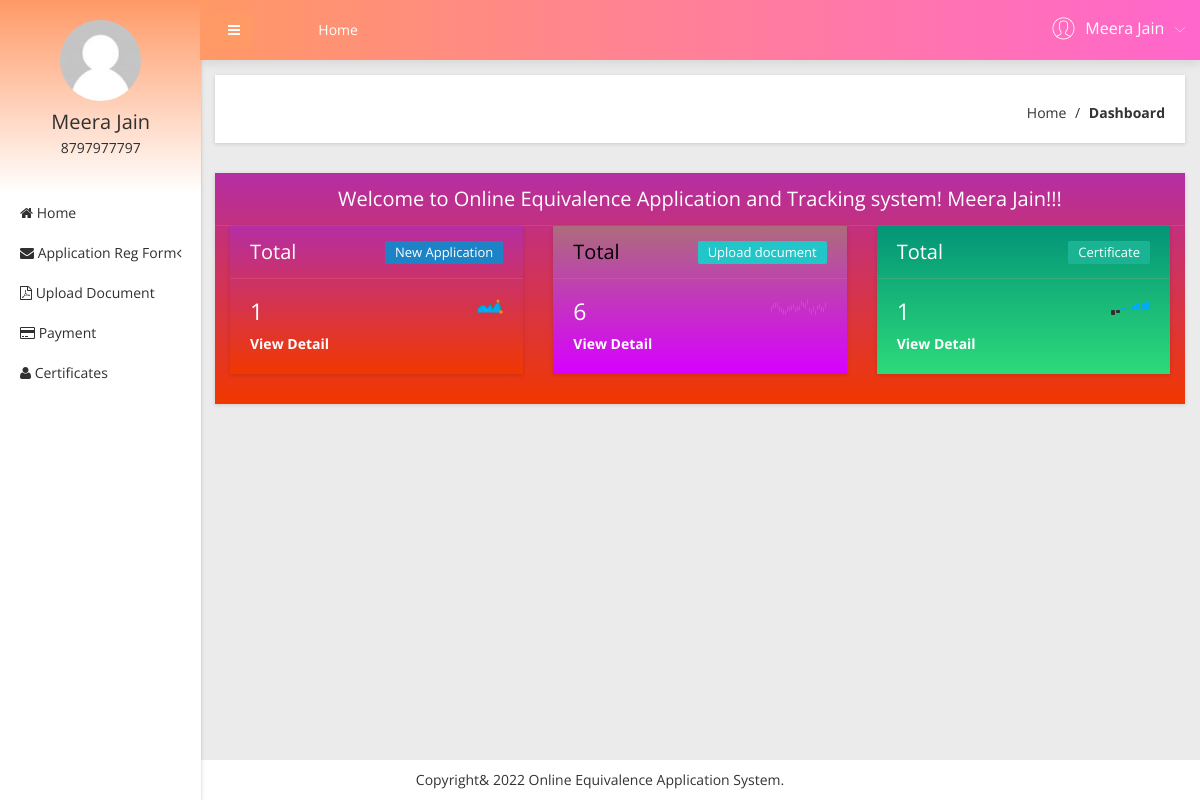
The app's page /user/dashboard.php (signed in) with its own data.
### tables this page shows
CREATE TABLE `tbluser` (
  `ID` int(10) NOT NULL,
  `FirstName` varchar(200) DEFAULT NULL,
  `LastName` varchar(200) DEFAULT NULL,
  `MobileNumber` bigint(10) DEFAULT NULL,
  `Address` mediumtext DEFAULT NULL,
  `Password` varchar(200) NOT NULL,
  `RegDate` timestamp NULL DEFAULT current_timestamp()
);

### user/dashboard.php (the view, shortened to what this page needs)
<?php
include('includes/dbconnection.php');
if (strlen($_SESSION['obcsuid']==0)) {
  header('location:logout.php');
  } else{
  ?>
<!doctype html>
<html class="no-js" lang="en">
<head>
    <link rel="stylesheet" href="css/bootstrap.min.css">
    <link rel="stylesheet" href="css/font-awesome.min.css">
    <link rel="stylesheet" href="css/adminpro-custon-icon.css">
    <link rel="stylesheet" href="css/meanmenu.min.css">
    <link rel="stylesheet" href="css/jquery.mCustomScrollbar.min.css">
    <link rel="stylesheet" href="css/animate.css">
    <link rel="stylesheet" href="css/jvectormap/jquery-jvectormap-2.0.3.css">
    <link rel="stylesheet" href="css/data-table/bootstrap-table.css">
    <link rel="stylesheet" href="css/data-table/bootstrap-editable.css">
    <link rel="stylesheet" href="css/normalize.css">
    <link rel="stylesheet" href="css/c3.min.css">
    <link rel="stylesheet" href="style.css">
    <link rel="stylesheet" href="css/responsive.css">
</head>
<body class="materialdesign">
    <div class="wrapper-pro">
      <?php include_once('includes/sidebar.php');?>
       <?php include_once('includes/header.php');?>
            <div class="breadcome-area mg-b-30 small-dn">
                <div class="container-fluid">
                    <div class="row">
                        <div class="col-lg-12">
                            <div class="breadcome-list map-mg-t-40-gl shadow-reset">
                                <div class="row">
                                    <div class="col-lg-12">
                                        <ul class="breadcome-menu">
                                            <li><a href="dashboard.php">Home</a> <span class="bread-slash">/</span>
                                            </li>
                                            <li><span class="bread-blod">Dashboard</span>
                                            </li>
                                        </ul>
                                    </div>
                                </div>
                            </div>
                        </div>
                    </div>
                </div>
            </div>
            <div class="income-order-visit-user-area">
                <div class="container-fluid">
                    <div class="row">
                        <div class="col-lg-12">
                            <div class="income-dashone-total income-monthly shadow-reset nt-mg-b-30">
                                <div class="income-title">
                                    <div class="main-income-head">
                                       <?php
$uid=$_SESSION['obcsuid'];
$sql="SELECT FirstName,LastName,MobileNumber from  tbluser where ID=:uid";
$query = $dbh -> prepare($sql);
$query->bindParam(':uid',$uid,PDO::PARAM_STR);
$query->execute();
$results=$query->fetchAll(PDO::FETCH_OBJ);
$cnt=1;
if($query->rowCount() > 0)
{
foreach($results as $row)
{               ?>
                                        <div class="main-income-phara">
                                         <center> <h2>Welcome to Online Equivalence Application and Tracking system! <?php  echo $row->FirstName;?>  <?php  echo $row->LastName;?>!!!</h2></center>
                                        </div>
                                        <?php $cnt=$cnt+1;}} ?>
                                    </div>
                                </div>
                                <div class="income-order-visit-user-area">
                <div class="container-fluid">
                    <div class="row">
                        <div class="col-lg-4">
                             <?php
$sql ="SELECT ID from tblapplication where Status is null ";
$query = $dbh -> prepare($sql);
$query->execute();
$totalnewapp=$query->rowCount();
?>
                            <div class="income-dashone-total income-monthly shadow-reset nt-mg-b-30">
                                <div class="income-title">
                                    <div class="main-income-head">
                                        <h2>Total</h2>
                                        <div class="main-income-phara">
                                        <a href="fill-birthregform.php">
                                  <p>New Application</p></a>
                                        </div>
                                    </div>
                                </div>
                                <div class="income-dashone-pro">
                                    <div class="income-rate-total">
                                        <div class="price-adminpro-rate">
                                            <h3><span class="counter"><?php echo htmlentities($totalnewapp);?></span></h3>
                                        </div>
                                        <div class="price-graph">
                                            <span id="sparkline1"></span>
                                        </div>
                                    </div>
                                    <div class="income-range">
                                        <a class="block text-center" href="view-birthregform.php"><strong style="color:white">View Detail</strong></a>
                                    </div>
                                </div>
                            </div>
                        </div>
                        <div class="col-lg-4">
                            <?php
$sql ="SELECT ID from tblapplication where Status='Verified' ";
$query = $dbh -> prepare($sql);
$query->execute();
$totalverapp=$query->rowCount();
?>
                            <div class="income-dashone-total orders-monthly shadow-reset nt-mg-b-30">
                                <div class="income-title">
                                    <div class="main-income-head">
                                        <h2 style="color: black">Total</h2>
                                        <div class="main-income-phara order-cl">
                                            <p>Upload document</p>
                                        </div>
                                    </div>
                                </div>
                                <div class="income-dashone-pro">
                                    <div class="income-rate-total">
                                        <div class="price-adminpro-rate">
                                            <h3><span class="counter"><?php echo htmlentities($totalverapp);?></span></h3>
                                        </div>
                                        <div class="price-graph">
                                            <span id="sparkline6"></span>
                                        </div>
                                    </div>
                                    <div class="income-range order-cl">
                                        <a class="block text-center" href="#"><strong style="color:white">View Detail</strong></a>
                                    </div>
                                </div>
                            </div>
                        </div>
                        <div class="col-lg-4">
                            <?php
$sql ="SELECT ID from tblapplication where Status='Rejected' ";
$query = $dbh -> prepare($sql);
$query->execute();
$totalrejapp=$query->rowCount();
?>
                            <div class="income-dashone-total visitor-monthly shadow-reset nt-mg-b-30">
                                <div class="income-title">
                                    <div class="main-income-head">
                                        <h2>Total</h2>
                                        <div class="main-income-phara visitor-cl">
                                            <p>Certificate</p>
                                        </div>
                                    </div>
                                </div>
                                <div class="income-dashone-pro">
                                    <div class="income-rate-total">
                                        <div class="price-adminpro-rate">
                                            <h3><span class="counter"><?php echo htmlentities($totalrejapp);?></span></h3>
                                        </div>
                                        <div class="price-graph">
                                            <span id="sparkline2"></span>
                                        </div>
                                    </div>
                                    <div class="income-range visitor-cl">
                                        <a class="block text-center" href="certificates-list.php"><strong style="color:white">View Detail</strong></a>
                                    </div>
                                </div>
                            </div>
                        </div>
                    </div>
                </div>
            </div>
                            </div>
                        </div>
                    </div>
                </div>
            </div>
        </div>
    </div>
</body>
</html><?php }  ?>
<footer><?php include_once('includes/footer.php');?></footer>

### user/includes/sidebar.php (shortened to what this page needs)
        <?php
include('includes/dbconnection.php');
if (strlen($_SESSION['obcsuid']==0)) {
  header('location:logout.php');
  } else{
  ?>
  <div class="left-sidebar-pro">
            <nav id="sidebar">
                <div class="sidebar-header">
                     <?php
$uid=$_SESSION['obcsuid'];
$sql="SELECT FirstName,LastName,MobileNumber from  tbluser where ID=:uid";
$query = $dbh -> prepare($sql);
$query->bindParam(':uid',$uid,PDO::PARAM_STR);
$query->execute();
$results=$query->fetchAll(PDO::FETCH_OBJ);
$cnt=1;
if($query->rowCount() > 0)
{
foreach($results as $row)
{               ?>
                    <a href="#"><img src="img/message/avatar.jpg" alt="" />
                    </a>
                    <h3><?php  echo $row->FirstName;?>  <?php  echo $row->LastName;?></h3>
                    <p><?php  echo $row->MobileNumber;?></p><?php $cnt=$cnt+1;}} ?>
                </div>
                <div class="left-custom-menu-adp-wrap">
                    <ul class="nav navbar-nav left-sidebar-menu-pro">
                        <li class="nav-item">
                            <a href="dashboard.php" role="button" aria-expanded="false"><i class="fa big-icon fa-home"></i> <span class="mini-dn">Home</span> </a>
                        </li>
                        <li class="nav-item"><a href="#" data-toggle="dropdown" role="button" aria-expanded="false" class="nav-link dropdown-toggle"><i class="fa big-icon fa-envelope"></i> <span class="mini-dn">Application Reg Form</span> <span class="indicator-right-menu mini-dn"><i class="fa indicator-mn fa-angle-left"></i></span></a>
                        </li>
                        <li class="nav-item">
                            <a href="document.php" role="button" aria-expanded="false"><i class="fa big-icon fa-file-pdf-o"></i> <span class="mini-dn">Upload Document</span></a>
                        </li>
                        <li class="nav-item">
                            <a href="payment.php" role="button" aria-expanded="false"><i class="fa big-icon fa-credit-card"></i> <span class="mini-dn">Payment</span></a>
                        </li>
                       <li class="nav-item">
                            <a href="certificates-list.php" role="button" aria-expanded="false"><i class="fa big-icon fa-user"></i> <span class="mini-dn">Certificates</span> </a>
                        </li>
                    </ul>
                </div>
            </nav>
        </div><?php }  ?>

### user/includes/header.php (shortened to what this page needs)
       <?php
include('includes/dbconnection.php');
if (strlen($_SESSION['obcsuid']==0)) {
  header('location:logout.php');
  } else{
  ?>
 <div class="content-inner-all">
            <div class="header-top-area">
                <div class="fixed-header-top">
                    <div class="container-fluid">
                        <div class="row">
                            <div class="col-lg-1 col-md-6 col-sm-6 col-xs-12">
                                <button type="button" id="sidebarCollapse" class="btn bar-button-pro header-drl-controller-btn btn-info navbar-btn">
                                    <i class="fa fa-bars"></i>
                                </button>
                            </div>
                            <div class="col-lg-6 col-md-1 col-sm-1 col-xs-12">
                                <div class="header-top-menu tabl-d-n">
                                    <ul class="nav navbar-nav mai-top-nav">
                                        <li class="nav-item"><a href="dashboard.php" class="nav-link">Home</a>
                                        </li>
                                    </ul>
                                </div>
                            </div>
                            <div class="col-lg-5 col-md-5 col-sm-6 col-xs-12">
                                <div class="header-right-info">
                                    <ul class="nav navbar-nav mai-top-nav header-right-menu">
                                <?php
$uid=$_SESSION['obcsuid'];
$sql="SELECT FirstName,LastName,MobileNumber from  tbluser where ID=:uid";
$query = $dbh -> prepare($sql);
$query->bindParam(':uid',$uid,PDO::PARAM_STR);
$query->execute();
$results=$query->fetchAll(PDO::FETCH_OBJ);
$cnt=1;
if($query->rowCount() > 0)
{
foreach($results as $row)
{               ?>
                                        <li class="nav-item">
                                            <a href="#" data-toggle="dropdown" role="button" aria-expanded="false" class="nav-link dropdown-toggle">
                                                <span class="adminpro-icon adminpro-user-rounded header-riht-inf"></span>
                                                <span class="admin-name"><?php  echo $row->FirstName;?>  <?php  echo $row->LastName;?> </span>
                                                <span class="author-project-icon adminpro-icon adminpro-down-arrow"></span><?php $cnt=$cnt+1;}} ?>
                                            </a>
                                        </li>
                                    </ul>
                                </div>
                            </div>
                        </div>
                    </div>
                </div>
            </div><?php }  ?>

### records on screen
tbluser: FirstName "Meera", LastName "Jain", MobileNumber "8797977797"

### other values on screen
$totalnewapp "1"
$totalverapp "6"
$totalrejapp "1"
